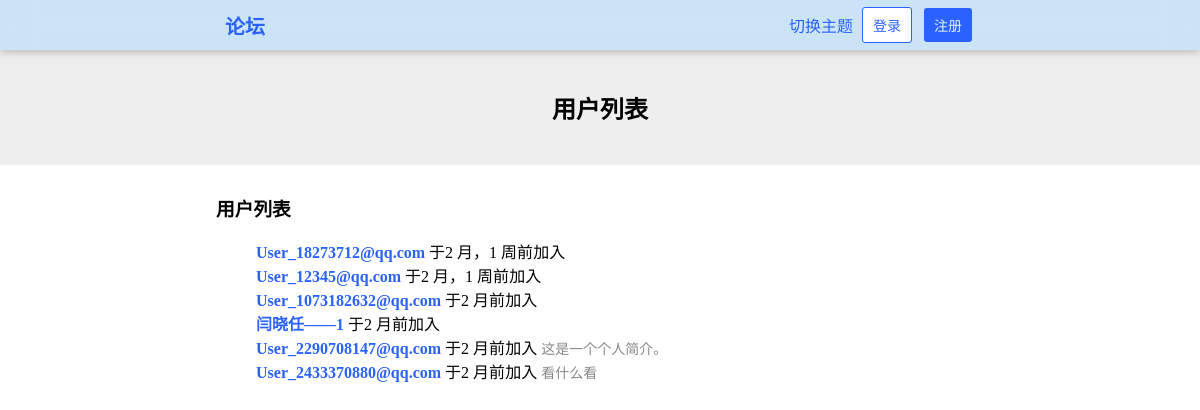
The app's page /users/, older data.
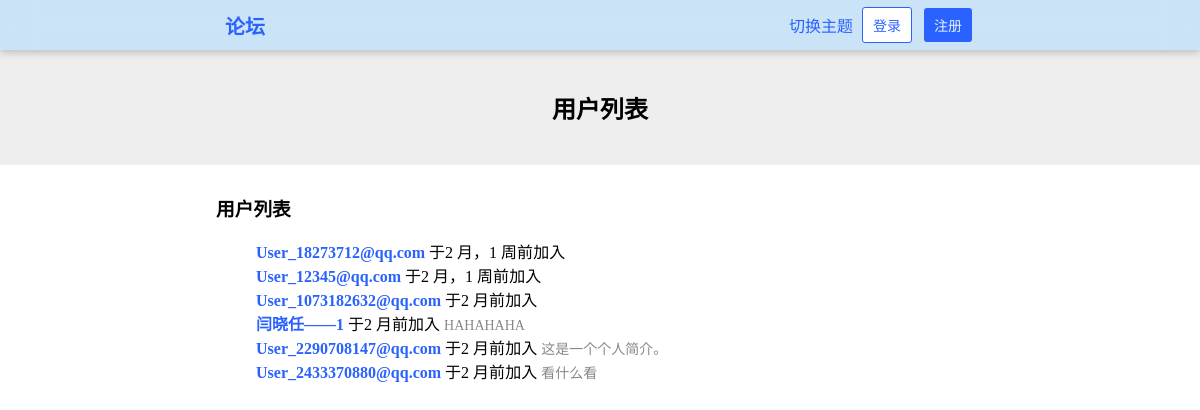
The same page, newer data.
### HustRava_app/models.py (models this page shows, shortened)
class User(models.Model):
    name = models.CharField(max_length=30,blank=True)
    email = models.EmailField(unique=True)
    password = models.CharField(max_length=30)
    created_at = models.DateTimeField(auto_now_add=True)
    bio = models.TextField(max_length = 100, blank=True)

### HustRava_app/views.py (the view)
# urls.py: path('users/', views.users, name="users"),                                  # 用户列表 GET
def users(request):
    user_list = User.objects.order_by('created_at')
    if "user" in request.session:
        return render(request, 'users.html', {
            "user_list": user_list,
            "user": request.session["user"]
        })
    else:
        return render(request, 'users.html', {
            "user_list": user_list,
            "user": request.session.get("user", None)
        })

### HustRava_app/templates/users.html (shortened to what this page needs)
{% load humanize %}
{% load static %}
<!DOCTYPE html>
<html>
    <head>
        <link rel="stylesheet" type="text/css" href="{% static 'style.css' %}" />
        <link rel="stylesheet" type="text/css" href="{% static 'style-forum.css' %}" />
        <link rel="stylesheet" type="text/css" href="{% static 'style-dark.css' %}" />
    </head>
    <body>
        {% include 'header.html' %}
        <div id="main">
            <div class="banner">
                <h2>用户列表</h2>
            </div>
            <div class="content">
                {% if user_list %}
                <h3>用户列表</h3>
                <ul style="list-style: none;">
                    {% for user_in_list in user_list %}
                        <li>
                            <a href="/user/{{ user_in_list.email }}/"><b>{{ user_in_list.name }}</b></a>
                            <span title="{{ user_in_list.created_at }}">于{{ user_in_list.created_at|naturaltime }}加入</span>
                            <span style="color: #888; font-size: 14px;" title="{{ user_in_list.bio }}">{{ user_in_list.bio|slice:":60" }}{% if user_in_list.bio|length > 60 %}…{% endif %}</span>
                        </li>
                    {% endfor %}
                </ul>
                {% else %}
                    <p>空空如也</p>
                {% endif %}
            </div>
        </div>
    </body>
</html>

Row changes from the older to the newer data that the page shows:
changed User "闫晓任——1": bio (not shown) → "HAHAHAHA"
